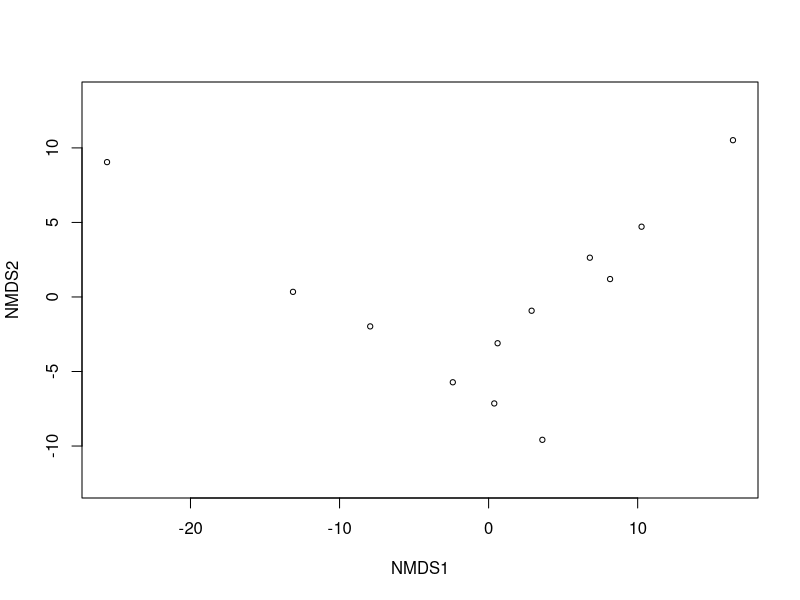
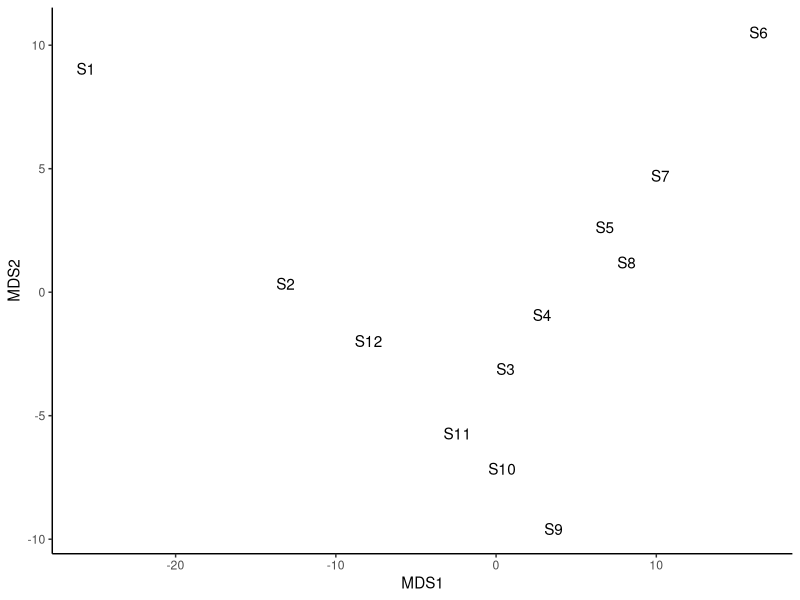
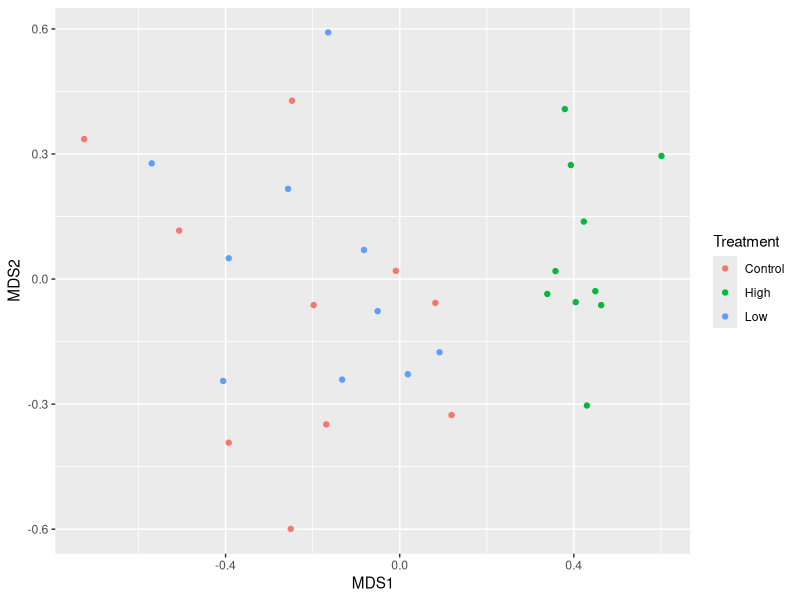
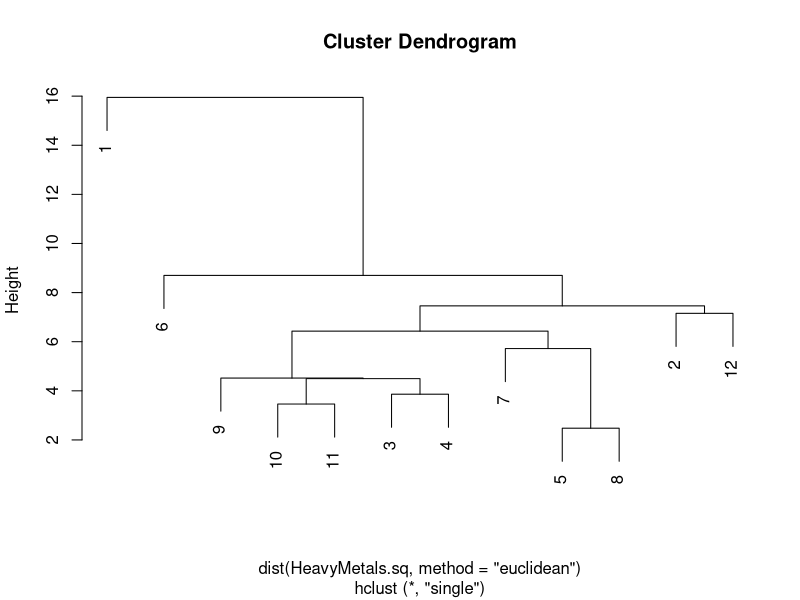
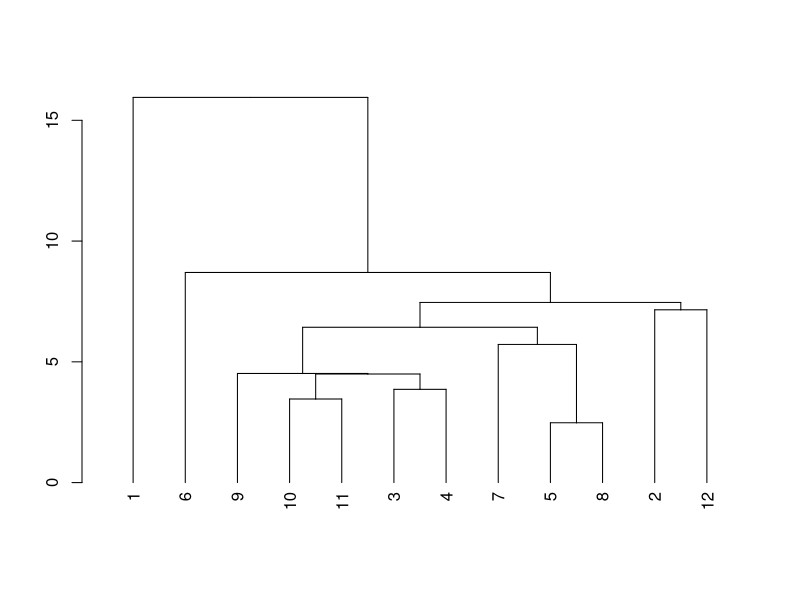
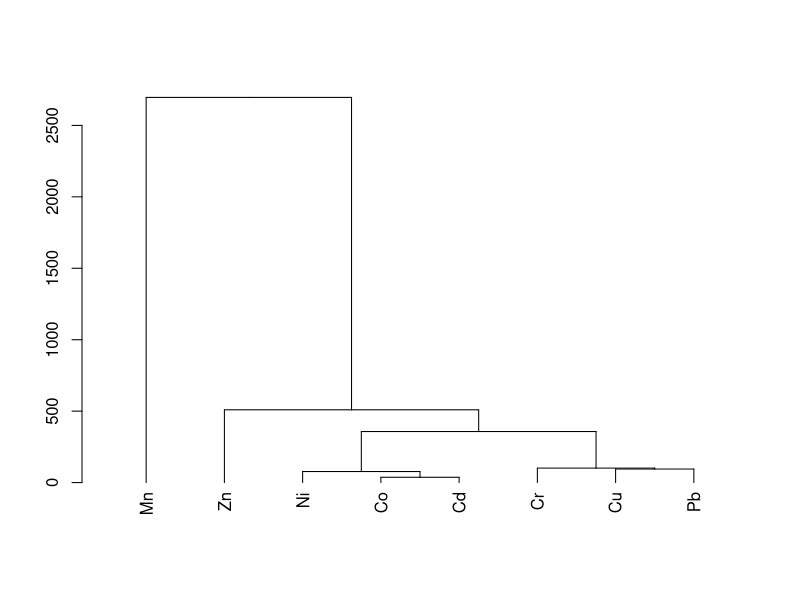
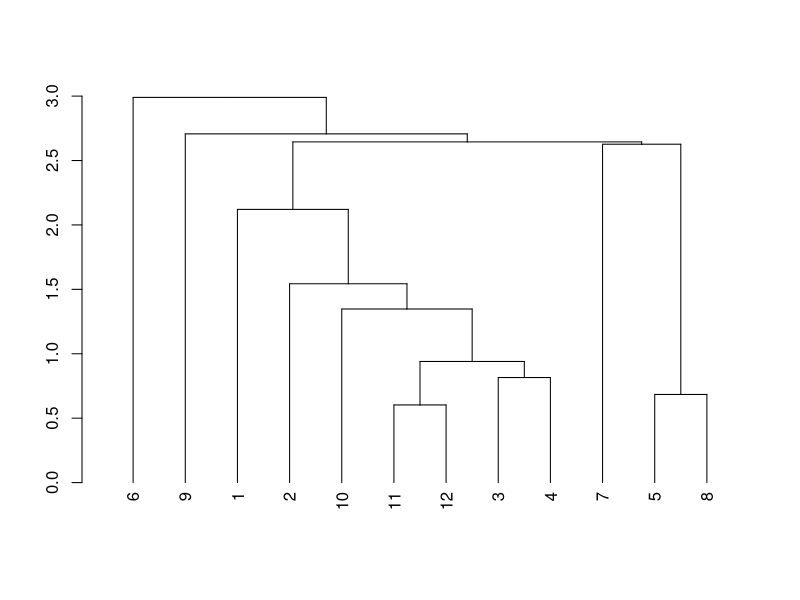

Generate these figures, in order, with R:
## ---- chunk 1
library(tidyverse)
library(vegan)
## ---- chunk 2
Beaches <- read_csv(file = "data/Beaches.csv")

Beaches
## ---- chunk 3
# Load data
Beaches <- read_csv(file = "data/Beaches.csv")
## ---- chunk 4
# Compute Pearson correlation coefficients 
cor(Beaches)
## ---- chunk 5
# Transposes the Beaches data
t(Beaches)

# Compute similarity matrix using Euclidean distance 
dist(t(Beaches), method = "euclidean", diag = TRUE)
## ---- chunk 6
# Load data
HeavyMetals <- read_csv(file = "data/HeavyMetals.csv")  

# Inspect data
HeavyMetals
## ---- chunk 7
# Remove the Site variable
HeavyMetals_vars <- select(HeavyMetals, -Site)
## ---- chunk 8
# Square roott every value in the data
HeavyMetals.sq <- sqrt(HeavyMetals_vars)
## ---- chunk 9
# Compute similarity matrix using Euclidean distance
HeavyMetals.dis <- dist(HeavyMetals.sq, method = "euclidean")
## ---- chunk 10
HeavyMetals.mds <- metaMDS(HeavyMetals.dis, autotransform = FALSE, trace=FALSE)
## ---- chunk 11
plot(HeavyMetals.mds)
## ---- chunk 12
# Extract the points
Metals_xy <- data.frame(HeavyMetals.mds$points)

# Extract the Site labels
Metals_xy$Site <- HeavyMetals$Site

# Visualise with ggplot
ggplot(Metals_xy, aes(MDS1, MDS2)) + 
  geom_text(aes(label=Site)) + 
  theme_classic()
## ---- chunk 13
HeavyMetals.mds$stress
## ---- chunk 14
Nutrients <- read_csv(file = "data/NutrientEnrichment.csv")

Nutrients
## ---- chunk 15
Nutrients_vars <- select(Nutrients, contains("Weed"))
## ---- chunk 16
Nutrients.sq <- sqrt(Nutrients_vars)
## ---- chunk 17
Nutrients.mds <- metaMDS(Nutrients.sq, 
                         distance = "bray", 
                         autotransform = FALSE, 
                         trace=FALSE) 
## ---- chunk 18
# Extract points
Nutrients_xy <- data.frame(Nutrients.mds$points)

# Extract treatment labels
Nutrients_xy$Treatment <- Nutrients$Treatment

# Visualise the MDS
ggplot(Nutrients_xy, aes(MDS1, MDS2, color = Treatment)) + 
  geom_point()
## ---- chunk 19
# Load data
Rock_pools <- read_csv("data/Rock_pools_2025.csv")
## ---- chunk 20
Rock_pools_vars <- select(Rock_pools, -class, -group_id, -plot_number, -habitat)
## ---- chunk 21
Rock_pools_vars_std <- decostand(Rock_pools_vars, method= "max")
## ---- chunk 22

## ---- chunk 23
HeavyMetals.cluster <- dist(HeavyMetals.sq, method = "euclidean") |> hclust(method = "single")
## ---- chunk 24
plot(HeavyMetals.cluster)
## ---- chunk 25
as.dendrogram(HeavyMetals.cluster) |> plot()
## ---- chunk 26
HeavyMetals.cluster.trans <- 
  t(HeavyMetals_vars) |> 
  dist(method = "euclidean") |> 
  hclust(method = "single")

as.dendrogram(HeavyMetals.cluster.trans) |> plot()
## ---- chunk 27
HeavyMetals.standardised <- decostand(HeavyMetals_vars, method = "standardize")
## ---- chunk 28
dist(HeavyMetals.standardised, method = "euclidean") |> 
  hclust(method = "single") |> 
  as.dendrogram() |> 
  plot()
